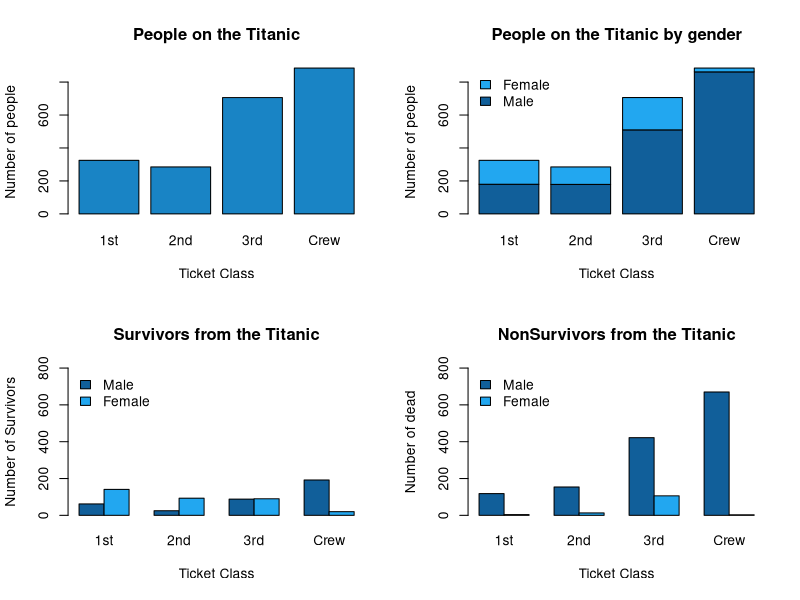

The R source for this figure:
# bar charts ----
# This file takes the Titanic dataset that is build in i R-studio and plots
# 4 different types of bar plots

# The png() and dev.off() lines are only used to save the figure automatically 
#png(file = "F02_BarCharts.png", units="in", width=7, height=4, res=150)

# here I have my standard colors
MyColores = c("#115f9a", "#1984c5", "#22a7f0", "#48b5c4", "#76c68f", "#a6d75b", "#c9e52f", "#d0ee11", "#d0f400")

par(mfrow=c(2,2)) #, mai = c(0.9, 0.8, 0.3, 0.1), oma = c(0.1, 0.1, 0.1, 0.1)

# simple bar plot
total = Titanic[,1,2,1]+Titanic[,1,2,2]+Titanic[,1,1,1]+Titanic[,1,1,2]+Titanic[,2,2,1]+Titanic[,2,2,2]+Titanic[,2,1,1]+Titanic[,2,1,2]
dataAdult = as.data.frame(total) # merge adult survivors + non survivors
barplot(total, data = dataAdult,
        col = MyColores[2],
        main = "People on the Titanic", 
        ylab = "Number of people", 
        xlab = "Ticket Class")

# stacked bar plot
dataAdult = as.data.frame(Titanic[,,2,1]+Titanic[,,2,2]+Titanic[,,1,1]+Titanic[,,1,2]) # merge survivors + non survivors
barplot(Freq ~ Sex + Class, data = dataAdult, legend.text = TRUE, args.legend = list(x = 'topleft',bty = "n"),
        col = c(MyColores[1],MyColores[3]),
        main = "People on the Titanic by gender", 
        ylab = "Number of people", 
        xlab = "Ticket Class")

# Grouped bar plot 1
dataAdult = as.data.frame(Titanic[,,1,2]+Titanic[,,2,2]) # merge adult survivors
barplot(Freq ~ Sex + Class, data = dataAdult, legend.text = TRUE, args.legend = list(x = 'topleft',bty = "n"),
        col = c(MyColores[1],MyColores[3]),
        beside = TRUE,
        main = "Survivors from the Titanic", 
        ylab = "Number of Survivors",
        ylim = c(0,800),
        xlab = "Ticket Class")

# Grouped bar plot 2
dataAdult = as.data.frame(Titanic[,,1,1]+Titanic[,,2,1]) # merge adult survivors
barplot(Freq ~ Sex + Class, data = dataAdult, legend.text = TRUE, args.legend = list(x = 'topleft',bty = "n"),
        col = c(MyColores[1],MyColores[3]),
        beside = TRUE,
        main = "NonSurvivors from the Titanic", 
        ylab = "Number of dead", 
        ylim = c(0,800),
        xlab = "Ticket Class")

#dev.off()
#----
